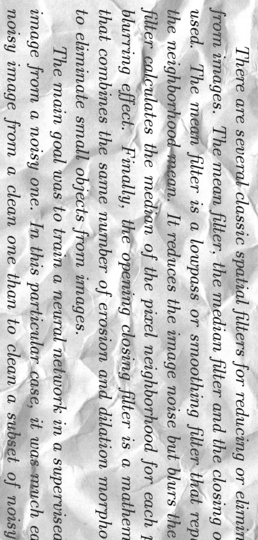
#> input picture datasets/ImageCleaningProject/trainA/img_0113.png, 258 x 540 px, found by its file name; its folder holds only this picture in this run
$ jupyter execute --allow-errors ImageProcessingClassic.ipynb
#> lines starting #> are read from the running program, lines starting #| are printed output that depends on the picture; after the words box and inside, x2 and y2 are one past the last pixel; in counts of white or black regions, pixels touching at a corner belong together
[cell 1]
import cv2
import os
import numpy as np
import matplotlib.pyplot as plt
from scipy import ndimage, misc
from PIL import Image
from google.colab.patches import cv2_imshow

[cell 2]
for root, dirs, files in os.walk("./data", topdown=False):
   for name in files:
      print(os.path.join(root, name))
   for name in dirs:
      print(os.path.join(root, name))

data_path = "./drive/MyDrive/University Academics/Year 4 EngSci/CSC413 Project/trainA"

[cell 3]
########################################################
# PART 1 - Median Filtering
########################################################
def median_filter(image_path):
  img = cv2.imread(image_path, cv2.IMREAD_GRAYSCALE) # Load image
#> img is the input picture: shape (540, 258); min 7, max 255, mean 201.7
  img_median = cv2.medianBlur(img, 25) # Add median filter to image
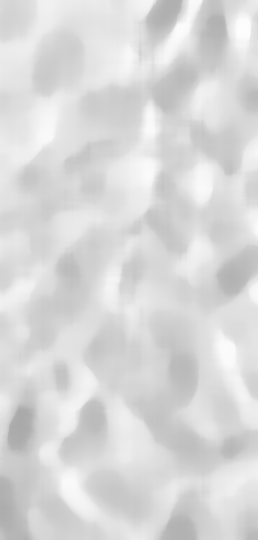
#> img_median: shape (540, 258); min 169, max 253, mean 216.5
  result = np.minimum(img.astype(np.uint16)+(255-img_median.astype(np.uint16)), 255)
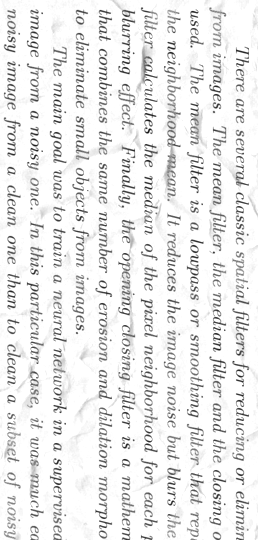
#> result: shape (540, 258) uint16; min 12, max 255, mean 234.6
  return result.astype(np.uint8)

[cell 4]
########################################################
# PART 2 - Edge Detection, Dilation Erosion
########################################################
def edge_dilation_erosion_filter(image_path):
  img = cv2.imread(image_path, cv2.IMREAD_GRAYSCALE) # Load image
  edges = cv2.Canny(img,100,200)
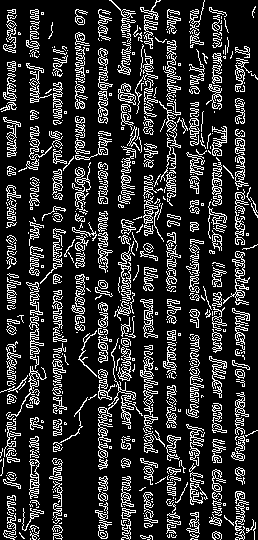
#> edges: shape (540, 258); 17.7% white in thin lines or dots
  dilated = cv2.dilate(edges, np.ones((3,3),np.uint8), iterations=1)
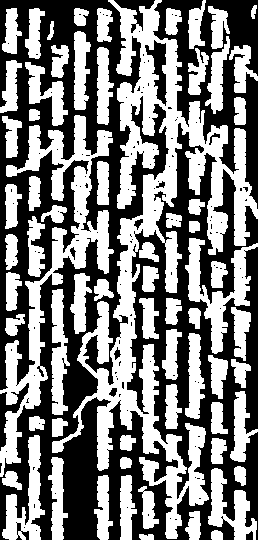
#> dilated: shape (540, 258); 48.6% white; 67 white regions, largest, box (x1, y1, x2, y2) and area: (52, 0, 258, 539) 24281, (0, 115, 114, 477) 8831, (185, 238, 258, 354) 2551
  eroded = cv2.erode(dilated, np.ones((4,4),np.uint8), iterations=1)
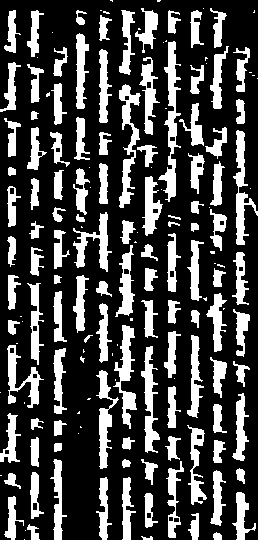
#> eroded: shape (540, 258); 27.1% white; 164 white regions (51 under 20 px), largest, box (x1, y1, x2, y2) and area: (158, 41, 181, 202) 1268, (119, 84, 141, 208) 1028, (113, 325, 137, 429) 962
  return cv2.bitwise_not(eroded)

[cell 5]
########################################################
# PART 3 - Adaptive Filter
########################################################
def adaptive_filter(image_path):
  img = cv2.imread(image_path, cv2.IMREAD_GRAYSCALE) # Load image
  return cv2.adaptiveThreshold(img,255,cv2.ADAPTIVE_THRESH_GAUSSIAN_C,\
            cv2.THRESH_BINARY,15,20)
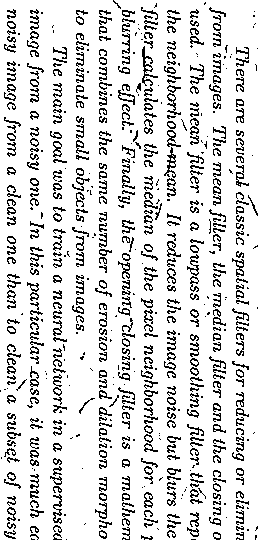
#> returned value: shape (540, 258); 85.3% white; black in thin lines or dots

$ run again, on datasets/ImageCleaningProject/trainA/img_1612.png
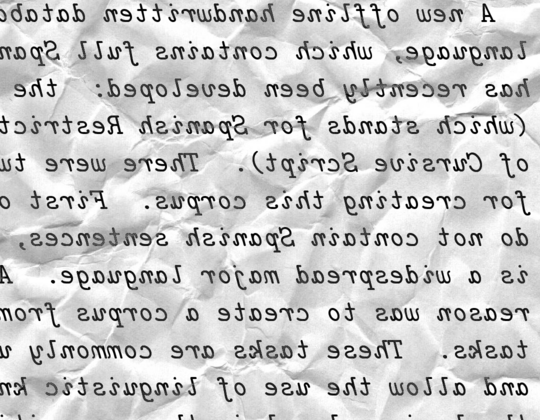
#> input picture datasets/ImageCleaningProject/trainA/img_1612.png, 540 x 420 px, found by its file name
#> in median_filter, img is the input picture: shape (420, 540); min 0, max 255, mean 201.3
#> in edge_dilation_erosion_filter, `edges = cv2.Canny(img,100,200)`:
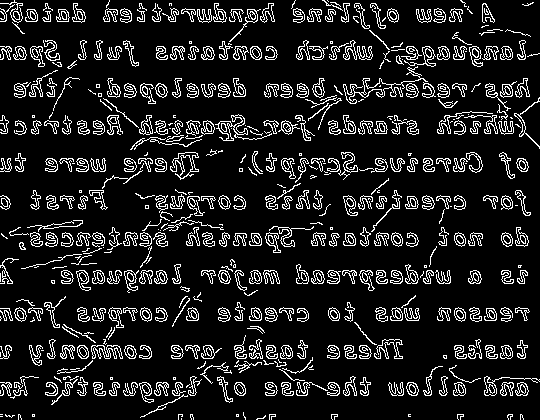
#> edges: shape (420, 540); 12% white in thin lines or dots
#> dilated: shape (420, 540); 34.5% white; 158 white regions, largest, box (x1, y1, x2, y2) and area: (87, 2, 468, 151) 9059, (91, 188, 247, 294) 4715, (0, 295, 153, 406) 4624
#> eroded: shape (420, 540); 14.7% white; 373 white regions (118 under 20 px), largest, box (x1, y1, x2, y2) and area: (46, 159, 106, 172) 463, (169, 4, 231, 22) 431, (124, 226, 168, 251) 396
#> in adaptive_filter, `return cv2.adaptiveThreshold(img,255,cv2.ADAPTIVE_THRESH_GAUSSIAN_C,\ ..`:
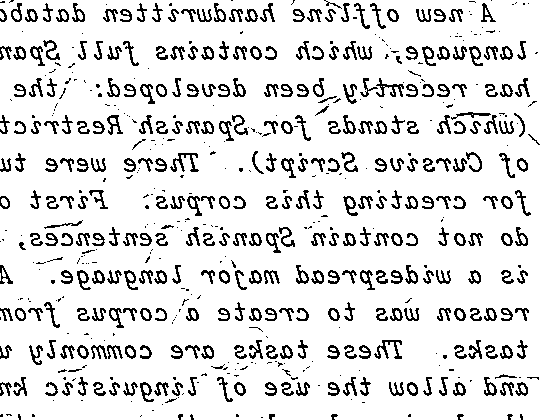
#> returned value: shape (420, 540); 87.6% white; black in thin lines or dots

$ run again, on datasets/ImageCleaningProject/trainA/img_1789.png
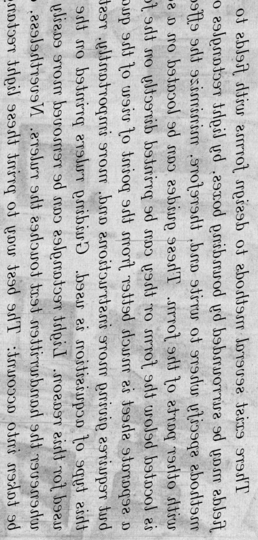
#> input picture datasets/ImageCleaningProject/trainA/img_1789.png, 258 x 540 px, found by its file name
#> in median_filter, img is the input picture: shape (540, 258); min 0, max 233, mean 185.1
#> in edge_dilation_erosion_filter, `edges = cv2.Canny(img,100,200)`:
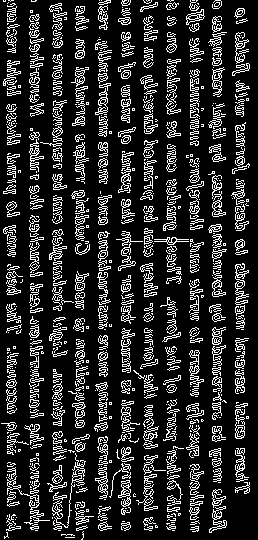
#> edges: shape (540, 258); 16.6% white in thin lines or dots
#> dilated: shape (540, 258); 46.1% white; 110 white regions, largest, box (x1, y1, x2, y2) and area: (5, 430, 91, 532) 3671, (135, 402, 205, 532) 2606, (115, 227, 205, 285) 1974
#> eroded: shape (540, 258); 25.6% white; 141 white regions (13 under 20 px), largest, box (x1, y1, x2, y2) and area: (144, 229, 204, 284) 792, (30, 11, 44, 116) 721, (99, 232, 112, 330) 693
#> in adaptive_filter, `return cv2.adaptiveThreshold(img,255,cv2.ADAPTIVE_THRESH_GAUSSIAN_C,\ ..`:
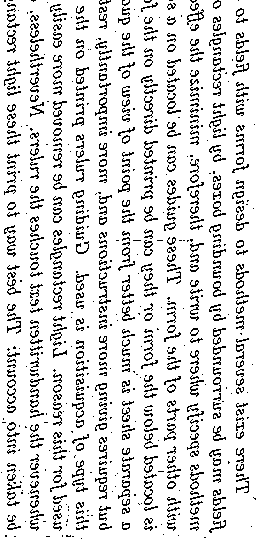
#> returned value: shape (540, 258); 86.2% white; black in thin lines or dots
